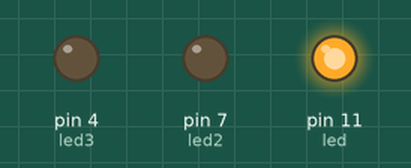
A sketch run on a simulated Arduino Uno, built with avr-gcc and run on an emulated ATmega328P. Parts: output pins drawn as LEDs (lit = HIGH).

Above: at 5.0 s.
At 12.0 s:
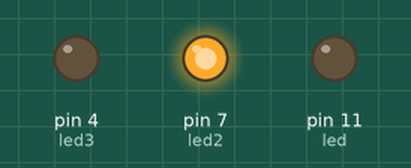
At 19.0 s:
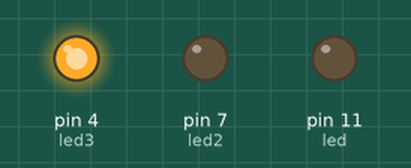
At 24.2 s:
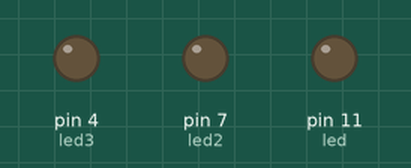
Timing chart, 0 to 31.9 s (numbered marks = the images above):
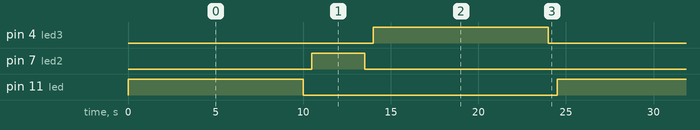

The sketch:

feu.ino
```cpp
	/*
	A simple traffic lights - nicolas_boiteux@yahoo.fr
	*/

	// Green
	int led = 11;
	// Orange
	int led2 = 7;
	// Red
	int led3 = 4;

	void setup() {
		pinMode(led, OUTPUT);
		pinMode(led2, OUTPUT);
		pinMode(led3, OUTPUT);
	}

	void loop() {
		digitalWrite(led, HIGH);
		delay(10000);
		digitalWrite(led, LOW);
		delay(500);
		digitalWrite(led2, HIGH);
		delay(3000);
		digitalWrite(led2, LOW);
		delay(500);
		digitalWrite(led3, HIGH);
		delay(10000);
		digitalWrite(led3, LOW);
		delay(500);
	}
```

Measured:
- by itself, pin 4 (led3), pin 11 (led): alternates HIGH for 10.0 s and LOW for 14.5 s
- by itself, pin 7 (led2): alternates HIGH for 3.0 s and LOW for 21.5 s
- by itself, everything shown: repeats every 24.5 s, in 6 steps
